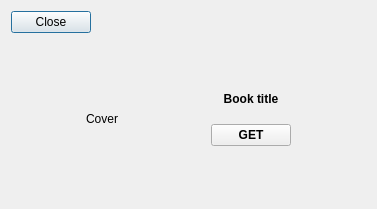
<?xml version="1.0" encoding="UTF-8"?>
<ui version="4.0">
 <class>BookInfoDialog</class>
 <widget class="QDialog" name="BookInfoDialog">
  <property name="geometry">
   <rect>
    <x>0</x>
    <y>0</y>
    <width>377</width>
    <height>209</height>
   </rect>
  </property>
  <property name="windowTitle">
   <string>Dialog</string>
  </property>
  <layout class="QVBoxLayout" name="verticalLayout">
   <item>
    <layout class="QGridLayout" name="gridLayout_3">
     <property name="topMargin">
      <number>0</number>
     </property>
     <item row="0" column="0">
      <widget class="QPushButton" name="closeBtn">
       <property name="text">
        <string>Close</string>
       </property>
      </widget>
     </item>
     <item row="0" column="1">
      <spacer name="horizontalSpacer_2">
       <property name="orientation">
        <enum>Qt::Horizontal</enum>
       </property>
       <property name="sizeHint" stdset="0">
        <size>
         <width>40</width>
         <height>20</height>
        </size>
       </property>
      </spacer>
     </item>
    </layout>
   </item>
   <item>
    <widget class="QStackedWidget" name="stackedWidget">
     <property name="currentIndex">
      <number>0</number>
     </property>
     <widget class="QWidget" name="page">
      <layout class="QVBoxLayout" name="verticalLayout_2">
       <property name="leftMargin">
        <number>0</number>
       </property>
       <property name="topMargin">
        <number>0</number>
       </property>
       <property name="rightMargin">
        <number>0</number>
       </property>
       <property name="bottomMargin">
        <number>0</number>
       </property>
       <item>
        <layout class="QGridLayout" name="gridLayout">
         <property name="horizontalSpacing">
          <number>18</number>
         </property>
         <item row="0" column="1">
          <widget class="QLabel" name="bookCoverLabel">
           <property name="text">
            <string>Cover</string>
           </property>
           <property name="alignment">
            <set>Qt::AlignCenter</set>
           </property>
          </widget>
         </item>
         <item row="0" column="3">
          <layout class="QGridLayout" name="gridLayout_2">
           <property name="verticalSpacing">
            <number>18</number>
           </property>
           <item row="1" column="0">
            <widget class="QLabel" name="bookTitleLabel">
             <property name="font">
              <font>
               <weight>75</weight>
               <bold>true</bold>
              </font>
             </property>
             <property name="text">
              <string>Book title</string>
             </property>
             <property name="alignment">
              <set>Qt::AlignCenter</set>
             </property>
             <property name="wordWrap">
              <bool>true</bool>
             </property>
            </widget>
           </item>
           <item row="2" column="0">
            <widget class="QPushButton" name="getBtn">
             <property name="font">
              <font>
               <weight>75</weight>
               <bold>true</bold>
              </font>
             </property>
             <property name="text">
              <string>GET</string>
             </property>
            </widget>
           </item>
           <item row="3" column="0">
            <spacer name="verticalSpacer">
             <property name="orientation">
              <enum>Qt::Vertical</enum>
             </property>
             <property name="sizeHint" stdset="0">
              <size>
               <width>20</width>
               <height>40</height>
              </size>
             </property>
            </spacer>
           </item>
           <item row="0" column="0">
            <spacer name="verticalSpacer_2">
             <property name="orientation">
              <enum>Qt::Vertical</enum>
             </property>
             <property name="sizeHint" stdset="0">
              <size>
               <width>20</width>
               <height>40</height>
              </size>
             </property>
            </spacer>
           </item>
          </layout>
         </item>
         <item row="0" column="4">
          <spacer name="horizontalSpacer_3">
           <property name="orientation">
            <enum>Qt::Horizontal</enum>
           </property>
           <property name="sizeHint" stdset="0">
            <size>
             <width>40</width>
             <height>20</height>
            </size>
           </property>
          </spacer>
         </item>
         <item row="0" column="2">
          <spacer name="horizontalSpacer">
           <property name="orientation">
            <enum>Qt::Horizontal</enum>
           </property>
           <property name="sizeHint" stdset="0">
            <size>
             <width>40</width>
             <height>20</height>
            </size>
           </property>
          </spacer>
         </item>
         <item row="0" column="0">
          <spacer name="horizontalSpacer_4">
           <property name="orientation">
            <enum>Qt::Horizontal</enum>
           </property>
           <property name="sizeHint" stdset="0">
            <size>
             <width>40</width>
             <height>20</height>
            </size>
           </property>
          </spacer>
         </item>
        </layout>
       </item>
      </layout>
     </widget>
     <widget class="QWidget" name="page_2">
      <layout class="QVBoxLayout" name="verticalLayout_3"/>
     </widget>
    </widget>
   </item>
  </layout>
 </widget>
 <resources/>
 <connections/>
</ui>
